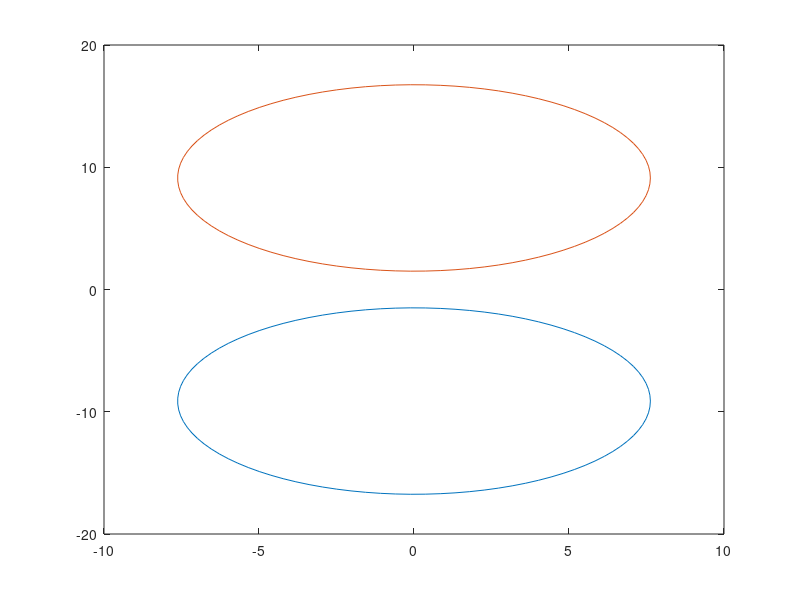

The MATLAB script that drew this image:
% File containing the geoemtrical data of the skidpad:

skidpad = struct;
skidpad.dimensions.ditance_c = 18.25;
skidpad.dimensions.diam_in = 15.25;
skidpad.dimensions.diam_ext = 21.25;
skidpad.dimensions.width = 3;
skidpad.dimensions.unit = 'm';

theta = linspace(0,2*pi, 100);

skidpad.upper_internal.x = skidpad.dimensions.diam_in/2*cos(theta);
skidpad.upper_internal.y = 18.25/2 + skidpad.dimensions.diam_in/2*sin(theta);

skidpad.lower_internal.x = skidpad.dimensions.diam_in/2 * cos(theta);
skidpad.lower_internal.y = -18.25/2 + skidpad.dimensions.diam_in/2*sin(theta);

plot(skidpad.lower_internal.x, skidpad.lower_internal.y, skidpad.upper_internal.x, skidpad.upper_internal.y)